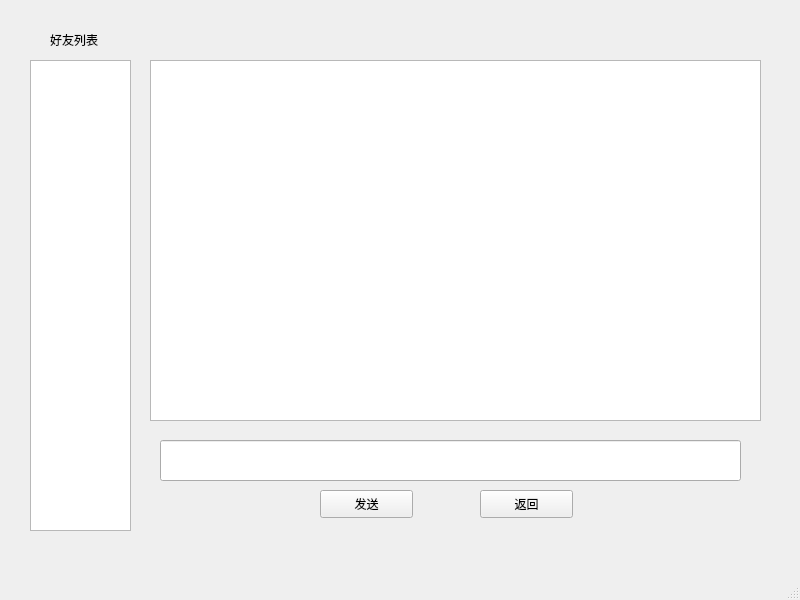
<?xml version="1.0" encoding="UTF-8"?>
<ui version="4.0">
 <class>MainWindow</class>
 <widget class="QMainWindow" name="MainWindow">
  <property name="geometry">
   <rect>
    <x>0</x>
    <y>0</y>
    <width>800</width>
    <height>600</height>
   </rect>
  </property>
  <property name="windowTitle">
   <string>MainWindow</string>
  </property>
  <widget class="QWidget" name="centralwidget">
   <widget class="QLabel" name="label">
    <property name="geometry">
     <rect>
      <x>50</x>
      <y>30</y>
      <width>69</width>
      <height>19</height>
     </rect>
    </property>
    <property name="text">
     <string>好友列表</string>
    </property>
   </widget>
   <widget class="QTextBrowser" name="textBrowser">
    <property name="geometry">
     <rect>
      <x>30</x>
      <y>60</y>
      <width>101</width>
      <height>471</height>
     </rect>
    </property>
   </widget>
   <widget class="QTextBrowser" name="textBrowser_2">
    <property name="geometry">
     <rect>
      <x>150</x>
      <y>60</y>
      <width>611</width>
      <height>361</height>
     </rect>
    </property>
   </widget>
   <widget class="QLineEdit" name="lineEdit">
    <property name="geometry">
     <rect>
      <x>160</x>
      <y>440</y>
      <width>581</width>
      <height>41</height>
     </rect>
    </property>
   </widget>
   <widget class="QPushButton" name="pushButton">
    <property name="geometry">
     <rect>
      <x>320</x>
      <y>490</y>
      <width>93</width>
      <height>28</height>
     </rect>
    </property>
    <property name="text">
     <string>发送</string>
    </property>
   </widget>
   <widget class="QPushButton" name="pushButton_2">
    <property name="geometry">
     <rect>
      <x>480</x>
      <y>490</y>
      <width>93</width>
      <height>28</height>
     </rect>
    </property>
    <property name="text">
     <string>返回</string>
    </property>
   </widget>
  </widget>
  <widget class="QMenuBar" name="menubar">
   <property name="geometry">
    <rect>
     <x>0</x>
     <y>0</y>
     <width>800</width>
     <height>25</height>
    </rect>
   </property>
  </widget>
  <widget class="QStatusBar" name="statusbar"/>
 </widget>
 <resources/>
 <connections/>
</ui>
